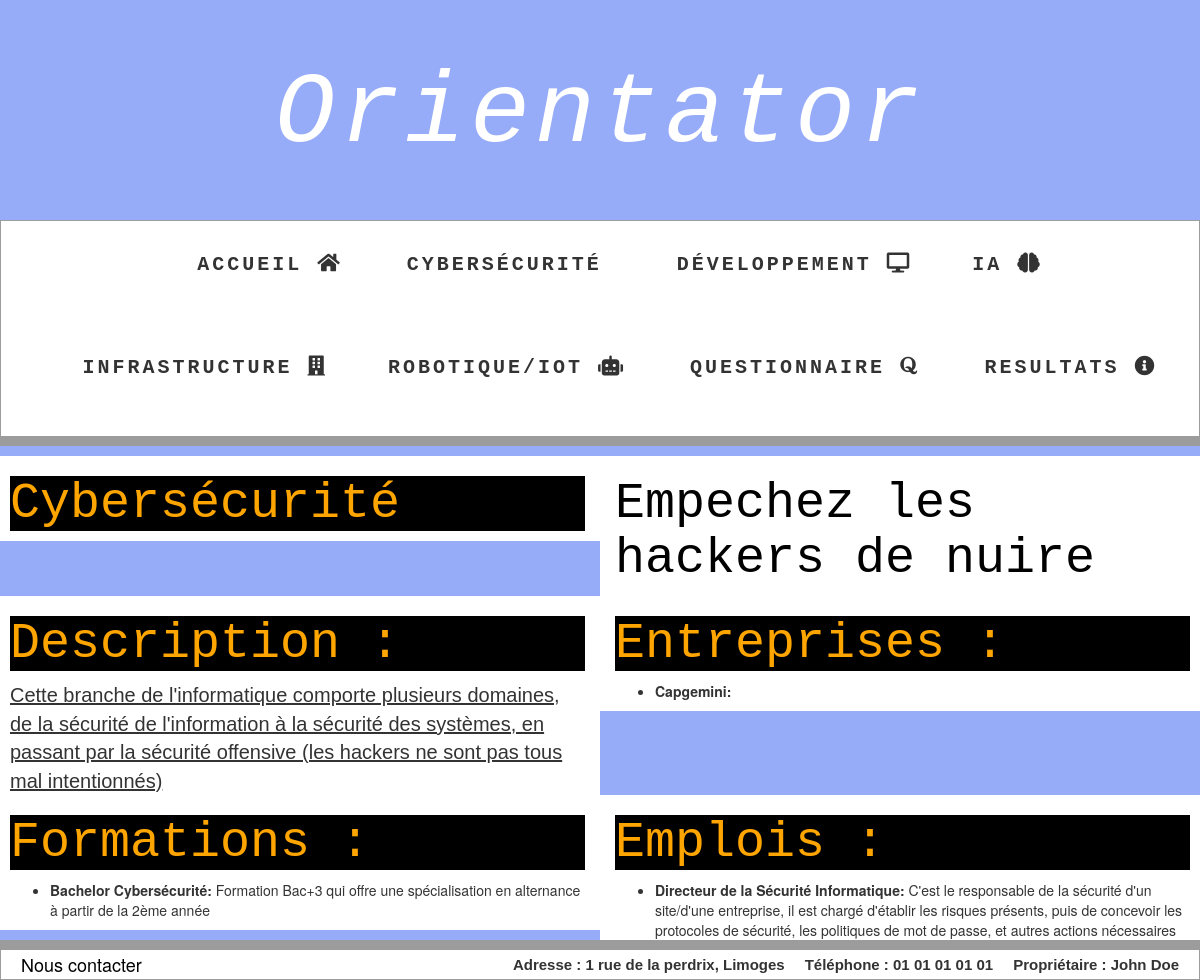
/index.php?page=branche&branche=1, run on the app's committed database.
### tables this page shows
CREATE TABLE Filiere(
    FiliereID INT AUTO_INCREMENT,
    FiliereNom VARCHAR(60),
    FiliereDescription VARCHAR(400),
    FiliereSlogan VARCHAR(150),
    ImageID INT,
    PRIMARY KEY(FiliereID),
    FOREIGN KEY(ImageID) REFERENCES Images(ImageID) ON DELETE SET NULL
);

CREATE TABLE Entreprises(
    EntreprisesID INT AUTO_INCREMENT,
    EntrepriseNom VARCHAR(100),
    FiliereID INT NOT NULL,
    ImageID INT NOT NULL,
    PRIMARY KEY(EntreprisesID),
    FOREIGN KEY(ImageID) REFERENCES Images(ImageID) ON DELETE CASCADE,
    FOREIGN KEY(FiliereID) REFERENCES Filiere(FiliereID) ON DELETE CASCADE
);

CREATE TABLE Formation(
    FormationID INT AUTO_INCREMENT,
    FormationNom VARCHAR(70),
    FormationDescription VARCHAR(400),
    FiliereID INT NOT NULL,
    PRIMARY KEY(FormationID),
    FOREIGN KEY(FiliereID) REFERENCES Filiere(FiliereID) ON DELETE CASCADE
);

CREATE TABLE Emploi(
    EmploiID INT AUTO_INCREMENT,
    EmploiNom VARCHAR(100),
    EmploiDescription VARCHAR(400),
    FiliereID INT NOT NULL,
    PRIMARY KEY(EmploiID),
    FOREIGN KEY(FiliereID) REFERENCES Filiere(FiliereID) ON DELETE CASCADE
);

### layouts/branches.php (the view, shortened to what this page needs)
<?php require("header.php"); ?>
<html>
<head>
    <link href="css/styles.css" rel="stylesheet" />
</head>
<body>
    <div class="container">
        <?php
        if ($filiere) {
            echo '
            <div class="row">
                <div class="col-sm-6">
                    <h2 class="text-title2">' . htmlspecialchars($filiere['FiliereNom']) . '</h2>
                </div>
                <div class="col-sm-6">
                    <h2 class="text-slogan">' . htmlspecialchars($filiere['FiliereSlogan']) . '</h2>
                </div>
            </div>
            <div class="row">
                <div class="col-sm-6">
                    <h2 class="text-title2">Description :</h2>
                    <u class="text">' . htmlspecialchars($filiere['FiliereDescription']) . '</u>
                </div>
                <div class="col-sm-6">
                    <h2 class="text-title2">Entreprises :</h2>
                    <ul>';
                    if ($filiere['EntrepriseNom']) {
                        echo '<li><strong>' . htmlspecialchars($filiere['EntrepriseNom']) . ':</strong> ' . htmlspecialchars($filiere['EntrepriseDescription']) . '</li>';
                    } else {
                        echo '<li>Aucune entreprise disponible.</li>';
                    }
                    echo '</ul>
                </div>
            </div>
            <div class="row">
                <div class="col-sm-6">
                    <h2 class="text-title2">Formations :</h2>
                    <ul>';
                    if ($filiere['FormationNom']) {
                        echo '<li><strong>' . htmlspecialchars($filiere['FormationNom']) . ':</strong> ' . htmlspecialchars($filiere['FormationDescription']) . '</li>';
                    } else {
                        echo '<li>Aucune formation disponible.</li>';
                    }
                    echo '</ul>
                </div>
                <div class="col-sm-6">
                    <h2 class="text-title2">Emplois :</h2>
                    <ul>';
                    if ($filiere['EmploiNom']) {
                        echo '<li><strong>' . htmlspecialchars($filiere['EmploiNom']) . ':</strong> ' . htmlspecialchars($filiere['EmploiDescription']) . '</li>';
                    } else {
                        echo '<li>Aucun emploi disponible.</li>';
                    }
                    echo '</ul>
                </div>
            </div>';
        } else {
            echo "<p>Aucune filière trouvée pour l'ID spécifié.</p>";
        }
        ?>
    </div>
</body>
<?php require("footer.php"); ?>
</html>

### index.php (shortened to what this page needs)
<?php
require_once('controllers/controllerBranches.php');
if (isset($_GET['page']) && $_GET['page'] !== '') {
    if($_GET['page'] === 'branche' && isset($_GET['branche'])){
        branches($_GET['branche']);
    }
} else {
    accueil();
}
?>

### controllers/controllerBranches.php
<?php
class ControllerBranche {
    private $db;
    public function __construct() {
        try {
            $this->db = new PDO('mysql:host=localhost;dbname=orientator', 'root', '');
            $this->db->setAttribute(PDO::ATTR_ERRMODE, PDO::ERRMODE_EXCEPTION);
        } catch (PDOException $e) {
            echo "Erreur de connexion: " . $e->getMessage();
            exit;
        }
    }
    public function afficherBranche($branch_id) {
        $statement = $this->db->prepare('
            SELECT
            f.FiliereNom,
            f.FiliereSlogan,
            f.FiliereDescription,
            e.EntrepriseNom,
            fo.FormationNom,
            fo.FormationDescription,
            em.EmploiNom,
            em.EmploiDescription
        FROM
            Filiere f
        LEFT JOIN
            Entreprises e ON f.FiliereID = e.FiliereID
        LEFT JOIN
            Formation fo ON f.FiliereID = fo.FiliereID
        LEFT JOIN
            Emploi em ON f.FiliereID = em.FiliereID
        WHERE
            f.FiliereID = :branch_id
        ');
        $statement->bindParam(':branch_id', $branch_id, PDO::PARAM_INT);
        $statement->execute();
        return $statement->fetch(PDO::FETCH_ASSOC);
    }
}
function branches($brancheId) {
    $controller = new ControllerBranche();
    $filiere = $controller->afficherBranche($brancheId);
    if ($filiere) {
        require(dirname(__DIR__) . '/layouts/branches.php');
    } else {
        echo "Aucune filière trouvée.";
    }
}
?>

### header.php (shortened to what this page needs)
<?php
$stylesheets = isset($stylesheets) ? $stylesheets : ["css/styles.css"];
?>
<!DOCTYPE html>
<html lang="fr">
<head>
    <?php foreach ($stylesheets as $stylesheet): ?>
        <link href="<?= htmlspecialchars($stylesheet) ?>" rel="stylesheet" />
    <?php endforeach; ?>
</head>
<?php require("navbar.php") ?>

### navbar.php (shortened to what this page needs)
<!DOCTYPE html>
    <link rel="stylesheet" href="https://maxcdn.bootstrapcdn.com/bootstrap/3.3.6/css/bootstrap.min.css">
    <link rel="stylesheet" href="css/styles.css">
    <link rel="stylesheet" href="https://cdnjs.cloudflare.com/ajax/libs/font-awesome/5.15.4/css/all.min.css">
<div align="center">
    <h1 class="text-title">Orientator</h1>
    <nav>
        <ul class="ul-nav">
            <li class="li-nav">
                <?php
                $url = "index.php";
                echo '<a href="' . $url . '" style="text-decoration: none; color: inherit;">Accueil</a>';
                ?>
                <i class="fa fa-home" aria-hidden="true"></i>
                <div class="underline"></div>
            </li>
                <?php
                $branches = [
                    ['id' => 1, 'nom' => 'Cybersécurité', 'fa' => 'fa fa-shield'],
                    ['id' => 2, 'nom' => 'Développement', 'fa' => 'fa fa-desktop'],
                    ['id' => 3, 'nom' => 'IA', 'fa' => 'fas fa-brain'],
                    ['id' => 4, 'nom' => 'Infrastructure', 'fa' => 'fa fa-building'],
                    ['id' => 5, 'nom' => 'Robotique/IoT', 'fa' => 'fas fa-robot'],
                ];
                foreach ($branches as $branch) {
                    $url = "index.php?page=branche&branche=" . $branch['id'];
                    echo '<li class="li-nav">';
                    echo '<a href="' . $url . '" style="text-decoration: none; color: inherit;"> ' . htmlspecialchars($branch['nom']) . ' </a>';
                    echo '<i class="' . $branch['fa'] . '" aria-hidden="true"></i>';
                    echo '<div class="underline"></div>';
                    echo '</li>';
                }
                ?>
            <li class="li-nav">
                <?php
                $url = "quizz.php";
                echo '<a href="' . $url . '"style="text-decoration: none; color: inherit;">Questionnaire</a>';
                ?>
                <i class="fab fa-quora" aria-hidden="true"></i>
                <div class="underline"></div>
            </li>
            <li class="li-nav">
                <?php
                $url = "resultats.php";
                echo '<a href="' . $url . '"style="text-decoration: none; color: inherit;">Resultats</a>';
                ?>
                <i class="fa fa-info-circle" aria-hidden="true"></i>
                <div class="underline"></div>
            </li>
        </ul>
    </nav>
</div>

### footer.php (shortened to what this page needs)
<!DOCTYPE html>
        <link rel="stylesheet" href="styles.css">
<footer>
    <h2>Nous contacter</h2>
    <div class="footer-text">
        <span>Adresse : 1 rue de la perdrix, Limoges</span>
        <span>Téléphone : 01 01 01 01 01</span>
        <span>Propriétaire : John Doe</span>
    </div>
</footer>

### css/styles.css (style rules this page uses)
html { height: 100%; margin: 0; }
body { background-color: #97acf8; margin-bottom: 60px; }
.text-title { font-family: 'Courier', sans-serif; color: #ffffff; font-style: italic; font-size: 100px; letter-spacing: 5px; padding: 40px 0px; }
.text-title2 { font-family: 'Courier', sans-serif; font-size: 50px; color: #ffa500; background-color: black; }
.text-slogan { font-family: 'Courier', sans-serif; font-size: 50px; color: black; align-content: center; }
.text { font-family: 'Arial', sans-serif; font-size: 20px; background-color: white; }
.footer-text { font-family: 'Arial', sans-serif; font-size: 15px; font-weight: bold; }
.col-sm-6 { background-color: white; }
.container { width: 100%; padding: 10px; }
nav { background: #fff; border: 1px solid rgb(156, 156, 156); border-bottom-width: 10px; }
.ul-nav { display: inline-block; }
.li-nav { font-family: Courier; font-weight: bold; font-size: 20px; letter-spacing: 3px; display: inline-block; text-align: center; padding: 30px; text-transform: uppercase; transition: color 0.5s, background-color 0.5s, transform 0.5s; }
li.li-nav .underline { height: 4px; margin-top: 10px; }
footer { background: #fff; position: fixed; bottom: 0; width: 100%; height: 40px; padding: 10px 20px; border: 1px solid rgb(156, 156, 156); border-top-width: 10px; display: flex; align-items: center; justify-content: space-between; }
footer h2 { margin: 0; font-size: 18px; color: #000; }
footer div { display: flex; gap: 20px; }

### data on the page
filiere: FiliereNom "Cybersécurité", FiliereSlogan "Empechez les hackers de nuire", FiliereDescription "Cette branche de l'informatique comporte plusieurs domaines, de la sécurité de l'information à la sécurité des systèmes, en passant par la sécurité offensive (les hackers ne sont pas tous mal intentionnés)"
entreprises: EntrepriseNom "Capgemini"
formation: FormationNom "Bachelor Cybersécurité", FormationDescription "Formation Bac+3 qui offre une spécialisation en alternance à partir de la 2ème année"
emploi: EmploiNom "Directeur de la Sécurité Informatique", EmploiDescription "C'est le responsable de la sécurité d'un site/d'une entreprise, il est chargé d'établir les risques présents, puis de concevoir les protocoles de sécurité, les politiques de mot de passe, et autres actions nécessaires…"

### other printed values
$branch['nom'] "CYBERSÉCURITÉ"
$branch['nom'] "DÉVELOPPEMENT"
$branch['nom'] "IA"
$branch['nom'] "INFRASTRUCTURE"
$branch['nom'] "ROBOTIQUE/IOT"
